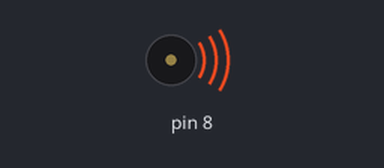
Bench run of a sketch on a simulated Arduino Uno, built with avr-gcc and run on an emulated ATmega328P. Parts: buzzer (waves = sounding).

Above: at 0.15 s.
Timing chart, 0 to 5.5 s (numbered marks = the images above):
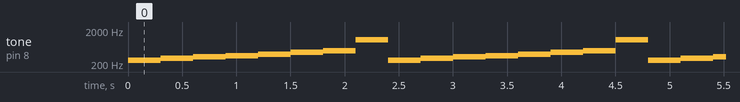

Measured:
- by itself, tone on pin 8: repeats every 2.4 s: 294 Hz 0.30 s, 330 Hz 0.30 s, 349 Hz 0.30 s, 392 Hz 0.30 s, 440 Hz 0.30 s, 494 Hz 0.30 s, 1047 Hz 0.30 s, 262 Hz 0.30 s

The sketch:

Buzzer.ino
```cpp
void setup(){
     pinMode(8,OUTPUT);
    Serial.begin(9600);

}

void loop(){
    tone(8,262,500);
    delay(300);
    tone(8,294,500);
    delay(300);
    tone(8,330,500);
    delay(300);
    tone(8,349,500);
    delay(300);
    tone(8,392,500);
    delay(300);
    tone(8,440,500);
    delay(300);
    tone(8,494,500);
    delay(300);
    tone(8,1047,500);
    delay(300);


//     Serial.println("_____Wu Ji_____");
//     delay(5000);

//       tone(8, 880, 2000);
//       //Serial.println("A5-");
//       delay(1000);

//       tone(8, 987.8, 1000);
//         //Serial.println("B5");
//       delay(500);

//       tone(8, 784, 1000);
//         //Serial.println("G5");
//       delay(500);

//       tone(8, 659.3, 1000);
//        //Serial.println("E5");
//       delay(500);
//             tone(8, 740, 1000);
//        //Serial.println("F5#");
//       delay(500);
//             tone(8, 587.3, 1000);
//        //Serial.println("D5");
//       delay(500);
//             tone(8, 483.9, 1000);
//        //Serial.println("B4");
//       delay(500);
//             tone(8, 659.3, 1000);
//        //Serial.println("E5");
//       delay(1000);
//             tone(8,740, 1000);
//        //Serial.println("F5#");
//       delay(500);
//             tone(8, 784, 1000);
//        //Serial.println("G5");
//       delay(500);
//             tone(8,880, 1000);
//        //Serial.println("A5");
//       delay(500);
//             tone(8,587.3, 1000);
//        //Serial.println("D5");
//       delay(500);
//             tone(8, 659.3, 1000);
//        //Serial.println("E5");
//       delay(1000);
//             tone(8, 880, 2000);
//        //Serial.println("A5-");
//       delay(500);
//             tone(8, 987.8, 1000);
//        //Serial.println("B5");
//       delay(500);
//             tone(8, 784, 1000);
//        //Serial.println("G5");
//       delay(500);
//             tone(8, 659.3, 1000);
//        //Serial.println("E5");
//       delay(500);
//             tone(8,740, 1000);
//        //Serial.println("F5#");
//       delay(500);
//             tone(8, 659.3, 1000);
//        //Serial.println("E5");
//       delay(500);
//             tone(8,587.3, 1000);
//        //Serial.println("D5");
//       delay(500);
//             tone(8,523.3, 1000);
//        //Serial.println("C5");
//       delay(500);
//             tone(8, 587.3, 1000);
//        //Serial.println("D5");
//       delay(500);
//             tone(8, 659.3, 1000);
//        //Serial.println("E5");
//       delay(500);
//             tone(8, 659.3, 1000);
//        //Serial.println("E5");
//       delay(500);
//             tone(8, 880, 1000);
//        //Serial.println("A5");
//       delay(500);
//             tone(8,784, 1000);
//        //Serial.println("G5");
//       delay(500);
//             tone(8,740, 1000);
//        //Serial.println("F5#");
//       delay(500);
//             tone(8, 659.3, 1000);
//        //Serial.println("E5");
//       delay(500);
//       tone(8, 740, 5000);
//        //Serial.println("F5#");
//       delay(1000);

//     tone(8, 784, 1000);
//        //Serial.println("G5");
//       delay(500);
//             tone(8, 880, 1000);
//        //Serial.println("A5");
//       delay(500);
//             tone(8, 987.8 , 1000);
//        //Serial.println("B5");
//       delay(500);
//             tone(8, 880, 1000);
//        //Serial.println("A5");
//       delay(500);
//             tone(8, 784, 1000);
//        //Serial.println("G5");
//       delay(500);
//             tone(8, 740, 1000);
//        //Serial.println("F5#");
//       delay(500);
//             tone(8, 784, 1000);
//        //Serial.println("G5");
//       delay(500);
//             tone(8, 659.3, 1000);
//        //Serial.println("E5");
//       delay(500);
//         tone(8, 740, 1000);
//        //Serial.println("F5#");
//       delay(500);
//                   tone(8, 1174.7, 2000);
//        //Serial.println("D6-");
//       delay(500);
//                   tone(8,1318.5, 1000);
//        //Serial.println("E6");
//       delay(500);
//                   tone(8, 1174.7, 1000);
//        //Serial.println("D6");
//       delay(500);

//      tone(8, 784, 1000);
//        //Serial.println("G5");
//       delay(500);
//         tone(8, 880, 1000);
//        //Serial.println("A5");
//       delay(500);
//       tone(8, 987.8 , 1000);
//        //Serial.println("B5");
//       delay(500);
//       tone(8, 1046.5, 1000);
//        //Serial.println("C6");
//       delay(500);
//               tone(8, 880, 1000);
//        //Serial.println("A5");
//       delay(500);
//             tone(8, 987.8 , 1000);
//        //Serial.println("B5");
//       delay(500);

//             tone(8, 880 , 1000);
//        //Serial.println("A5");
//       delay(500);
//       tone(8, 987.8 , 1000);
//        //Serial.println("B5");
//       delay(500);
//       tone(8, 1046.5, 2000);
//        //Serial.println("C6-");
//       delay(500);
//       tone(8, 1174.7, 1000);
//        //Serial.println("D6");
//       delay(500);
//       tone(8, 784, 1000);
//        //Serial.println("G5");
//       delay(500);

//       tone(8, 740, 1000);
//        //Serial.println("F5#");
//       delay(500);
//       tone(8, 784 , 1000);
//        //Serial.println("G5");
//       delay(500);
//       tone(8, 880 , 2000);
//        //Serial.println("A5-");
//       delay(500);
//       tone(8, 987.8 , 1000);
//        //Serial.println("B5");
//       delay(500);
//       tone(8, 659.3, 1000);
//        //Serial.println("E5");
//       delay(500);

//       tone(8, 587.3, 1000);
//        //Serial.println("D5");
//       delay(500);
//       tone(8, 1174.7, 1000);
//        //Serial.println("D6");
//       delay(500);
//       tone(8, 987.8 , 1000);
//        //Serial.println("B5");
//       delay(500);
//       tone(8, 784 , 1000);
//        //Serial.println("G5");
//       delay(500);
//       tone(8, 880, 1000);
//        //Serial.println("A5");
//       delay(500);
//       tone(8, 987.8 , 1000);
//        //Serial.println("B5");
//       delay(500);
//       tone(8, 880, 1000);
//        //Serial.println("A5");
//       delay(500);
//       tone(8, 987.8 , 1000);
//        //Serial.println("B5");
//       delay(500);
//       tone(8, 1174.7, 1000);
//        //Serial.println("D6");
//       delay(500);
//       tone(8, 1318.5, 5000);
//        //Serial.println("E6");
//       delay(1000);


//       tone(8, 880, 1000);
//        //Serial.println("A5");
//       delay(500);
//       tone(8, 987.8 , 1000);
//        //Serial.println("B5");
//       delay(500);
//       tone(8, 1174.7, 1000);
//        //Serial.println("D6");
//       delay(500);
//       tone(8, 1568, 1000);
//        //Serial.println("G6");
//       delay(500);
//       tone(8, 1480, 2000);
//        //Serial.println("F6#-");
//       delay(500);
//       tone(8, 1396.9, 2000);
//        //Serial.println("F6-");
//       delay(500);
//       tone(8, 1318.5, 2000);
//        //Serial.println("E6");
//       delay(500);

//       tone(8, 1318.5, 1000);
//        //Serial.println("E6");
//       delay(500);
//       tone(8, 1174.7, 1000);
//        //Serial.println("D6");
//       delay(500);
//       tone(8, 1318.5, 1000);
//        //Serial.println("E6");
//       delay(500);
//       tone(8, 1480, 1000);
//        //Serial.println("F6#");
//       delay(500);
//       tone(8, 1174.7, 1000);
//        //Serial.println("D6");
//       delay(500);
//             tone(8, 1318.5, 1000);
//        //Serial.println("E6");
//       delay(1000);

//     Serial.println("END");
//       delay(100000);


}
```
